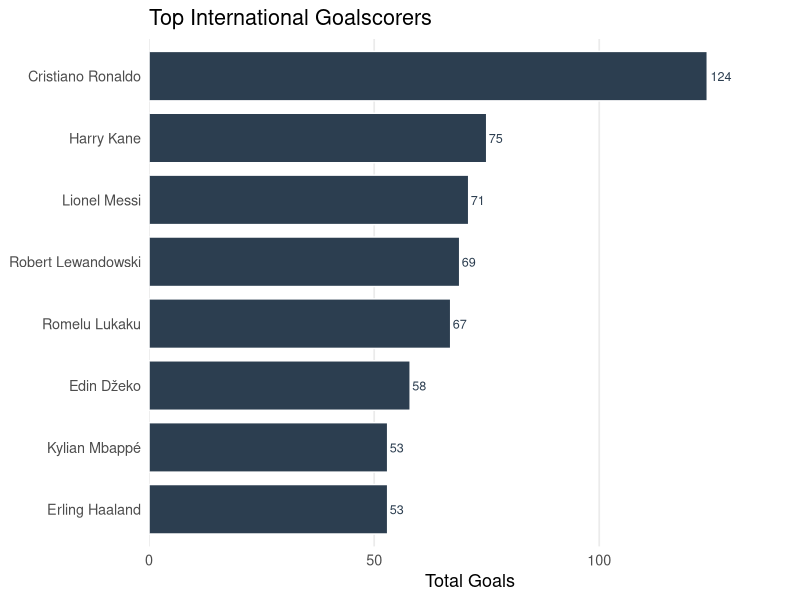
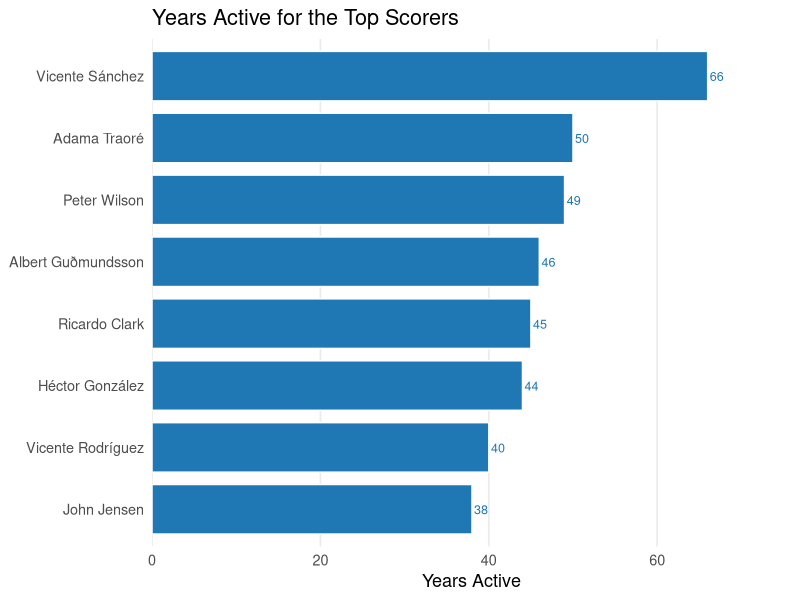
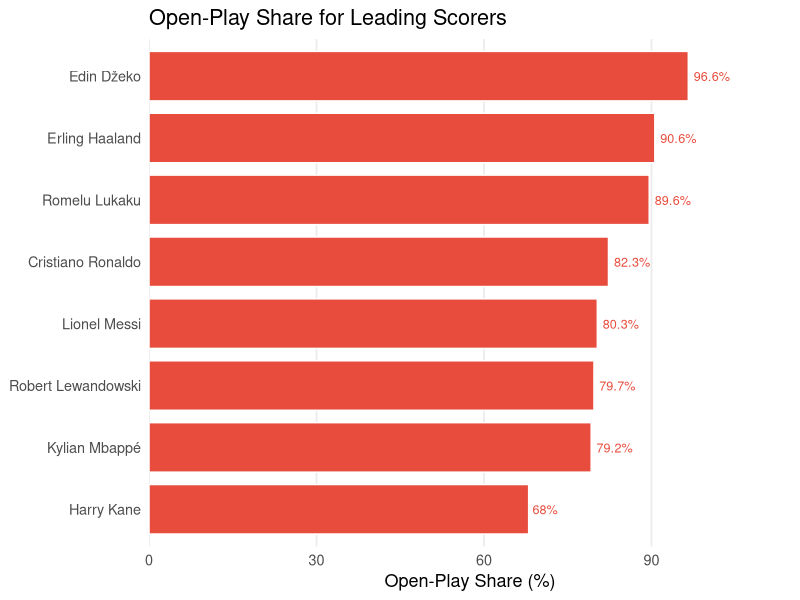

These charts were generated, in order, by the following R code:
## ---- chunk 1
#| echo: false
#| warning: false
#| message: false
library(dplyr)
library(readr)
library(ggplot2)
library(forcats)

clean_goals <- read_csv("goalscorers_cleaned.csv", show_col_types = FALSE)
## ---- chunk 2
#| echo: false
#| warning: false
#| message: false
ranked_scorers <- clean_goals |>
  filter(!is.na(scorer)) |>
  count(scorer, name = "total_goals", sort = TRUE) |>
  head(8)

ggplot(ranked_scorers, aes(x = fct_reorder(scorer, total_goals), y = total_goals)) +
  geom_col(fill = "#2C3E50", color = "white", width = 0.8) +
  geom_text(aes(label = total_goals), hjust = -0.15, size = 3.2, color = "#2C3E50") +
  coord_flip() +
  theme_minimal(base_size = 13) +
  scale_y_continuous(expand = expansion(mult = c(0, 0.15))) +
  labs(title = "Top International Goalscorers", x = NULL, y = "Total Goals") +
  theme(panel.grid.minor = element_blank(), panel.grid.major.y = element_blank())
## ---- chunk 3
#| echo: false
#| warning: false
#| message: false
longevity <- clean_goals |>
  filter(!is.na(scorer), !is.na(year)) |>
  group_by(scorer) |>
  summarise(
    first_year = min(year),
    last_year = max(year),
    years_active = last_year - first_year + 1,
    .groups = "drop"
  ) |>
  arrange(desc(years_active)) |>
  head(8)

ggplot(longevity, aes(x = fct_reorder(scorer, years_active), y = years_active)) +
  geom_col(fill = "#1F77B4", color = "white", width = 0.8) +
  geom_text(aes(label = years_active), hjust = -0.15, size = 3.2, color = "#1F77B4") +
  coord_flip() +
  theme_minimal(base_size = 13) +
  scale_y_continuous(expand = expansion(mult = c(0, 0.15))) +
  labs(title = "Years Active for the Top Scorers", x = NULL, y = "Years Active") +
  theme(panel.grid.minor = element_blank(), panel.grid.major.y = element_blank())
## ---- chunk 4
#| echo: false
#| warning: false
#| message: false
top_scorers <- clean_goals |>
  filter(!is.na(scorer)) |>
  count(scorer, name = "total_goals", sort = TRUE) |>
  head(8)

style_summary <- clean_goals |>
  filter(!is.na(scorer), !is.na(goal_type), scorer %in% top_scorers$scorer) |>
  count(scorer, goal_type, name = "goals") |>
  group_by(scorer) |>
  mutate(total_goals = sum(goals)) |>
  ungroup() |>
  filter(goal_type == "Open Play") |>
  mutate(open_play_share = round(100 * goals / total_goals, 1)) |>
  arrange(desc(open_play_share))

ggplot(style_summary, aes(x = fct_reorder(scorer, open_play_share), y = open_play_share)) +
  geom_col(fill = "#E74C3C", color = "white", width = 0.8) +
  geom_text(aes(label = paste0(open_play_share, "%")), hjust = -0.15, size = 3.2, color = "#E74C3C") +
  coord_flip() +
  theme_minimal(base_size = 13) +
  scale_y_continuous(expand = expansion(mult = c(0, 0.15)), limits = c(0, 100)) +
  labs(title = "Open-Play Share for Leading Scorers", x = NULL, y = "Open-Play Share (%)") +
  theme(panel.grid.minor = element_blank(), panel.grid.major.y = element_blank())
